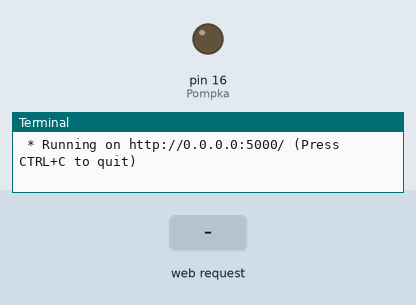
Recording of a program running on a simulated Raspberry Pi (header pin numbers). Parts: output pins drawn as LEDs (lit = HIGH), the last lines printed to the terminal. Inputs (shaded band) come from the test bench. The clock reads 2024-03-15 10:24:30 at power-on unless the program sets it.

Above: at 1.2 s.
1.3 s: HTTP request for /on received
At 2.5 s:
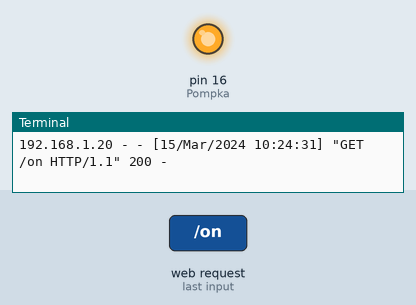
2.8 s: HTTP request for / received
At 3.7 s:
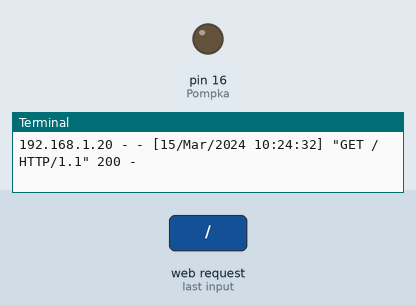
Timing chart, 0 to 5.8 s (numbered marks = the images above; inputs shaded):
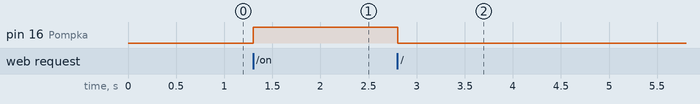

The program:

app.py
```python
from flask import Flask, render_template
import sqlite3
import sys
import RPi.GPIO as GPIO


def select():
    c.execute("SELECT * FROM pomiary")
    data = c.fetchall()
    print(data)

app = Flask(__name__)
@app.route('/')
def index():
    #  tu wylaczyc pompke
    Pompka = 16
    GPIO.setmode(GPIO.BOARD)       # Numbers GPIOs by physical location
    GPIO.setup(Pompka, GPIO.OUT)   # Set LedPin's mode is output  GPIO.setmode(GPIO.BOARD)
    GPIO.output(Pompka, GPIO.LOW)  # led off
    return render_template('glowna.html')

@app.route('/on')
def on():
    # tu wlaczyc pompke
    Pompka = 16
    GPIO.setmode(GPIO.BOARD)       # Numbers GPIOs by physical location
    GPIO.setup(Pompka, GPIO.OUT)   # Set LedPin's mode is output  GPIO.setmode(GPIO.BOARD)
    GPIO.output(Pompka, GPIO.HIGH)  # led off


    return render_template('glowna.html')


@app.route('/off')
def off():
    # tu wylaczyc pompke
    Pompka = 16
    GPIO.setmode(GPIO.BOARD)       # Numbers GPIOs by physical location
    GPIO.setup(Pompka, GPIO.OUT)   # Set LedPin's mode is output  GPIO.setmode(GPIO.BOARD)
    GPIO.output(Pompka, GPIO.LOW)  # led off    GPIO.output(Pompka, GPIO.LOW)  # led off
    return render_template('glowna.html')

@app.route('/graph')
def graph(chartID = 'chart_ID', chart_type = 'line', chart_height = 500):
        conn = sqlite3.connect('../pomiary.db')
        c = conn.cursor()
        wynik = ""
        c.execute("SELECT * FROM pomiary ORDER BY Czas_pomiaru DESC LIMIT 12")
        dane = c.fetchall()
        czas = []
        temp = []
        wilg = []
        gleba = []
        opady = []
        for row in dane:
            czas.append(row[0].encode('ascii', 'ignore'))
            temp.append(row[1])
            wilg.append(row[2])
            gleba.append(row[3])
            opady.append(row[4])
        c.close()
        conn.close()
        print(czas)

	chart = {"renderTo": chartID, "type": chart_type, "height": chart_height,}
	series = [{"name": 'Temperatura', "data": temp}, {"name": 'Wilgotnosc', "data": wilg}]
	title = {"text": 'Ostatnie pomiary temperatury'}
	xAxis = {"categories": czas}
	yAxis = [{"title": {"text": 'Temperatura [*C]'}}, {"title": {"text":'Wilgotnosc'}}]
	return render_template('wykresik.html', chartID=chartID, chart=chart, series=series, title=title, xAxis=xAxis, yAxis=yAxis)


@app.route('/wykres2')
def wykres(chartID = 'chartID', chart_type = 'line', chart_height = 500):


    conn = sqlite3.connect('../pomiary.db')
    c = conn.cursor()
    wynik = ""
    c.execute("SELECT * FROM pomiary ORDER BY Czas_pomiaru DESC LIMIT 5")
    dane = c.fetchall()
    czas = []
    temp = []
    wilg = []
    gleba = []
    opady = []
    for row in dane:
        czas.append(row[0])
        temp.append(row[1])
        wilg.append(row[2])
        gleba.append(row[3])
        opady.append(row[4])

    print(czas)
    print(temp)

    #print(row)
    #wynik = wynik + str(row) + '\n' #nie dziala nowa linia i nie wiem za bardzo jak to naprawic, chyba w htmlu trzeba dodawac nowe linie za pomoca <br>
    #print(data)
    c.close()
    conn.close()
    #return render_template('wykres.html', series1 = series1)

@app.route('/aktualne')
def aktualne():
    conn = sqlite3.connect('../pomiary.db')
    c = conn.cursor()
    wynik = ""
    c.execute("SELECT * FROM pomiary ORDER BY Czas_pomiaru DESC LIMIT 1")
    dane = c.fetchall()
    czas = dane[0][0]
    temp = dane[0][1]
    wilg = dane[0][2]
    gleba = dane[0][3]
    opady = dane[0][4]
    if gleba == 1:
        gleba = "Tak"
    else:
        gleba = "Nie"

    if opady == 1:
        opady = "Tak"
    else:
        opady = "Nie"

    #print(row)
    #wynik = wynik + str(row) + '\n' #nie dziala nowa linia i nie wiem za bardzo jak to naprawic, chyba w htmlu trzeba dodawac nowe linie za pomoca <br>
    #print(data)
    c.close()
    conn.close()

    return render_template('aktualne.html', czas = czas, temp = temp, wilg = wilg, opady = opady, gleba = gleba)

@app.route('/halo')
def halo():
    conn = sqlite3.connect('../pomiary.db')
    c = conn.cursor()
    wynik = ""
    c.execute("SELECT * FROM pomiary ORDER BY Czas_pomiaru DESC LIMIT 10")
    data = c.fetchall()
    for row in data:
        print(row)
        wynik = wynik + str(row) + '\n' #nie dziala nowa linia i nie wiem za bardzo jak to naprawic, chyba w htmlu trzeba dodawac nowe linie za pomoca <br>
    #print(data)
    c.close()
    conn.close()

    return wynik

    #return str(data)

@app.route('/hello/<name>')
def hello(name):
    return render_template('page.html', name= name)


if __name__ == '__main__':
    app.run(debug=True, host = '0.0.0.0')
```

Measured:
- after the input at 1.3 s, pin 16 (Pompka): LOW → HIGH at once
- after the input at 2.8 s, pin 16 (Pompka): HIGH → LOW at once
